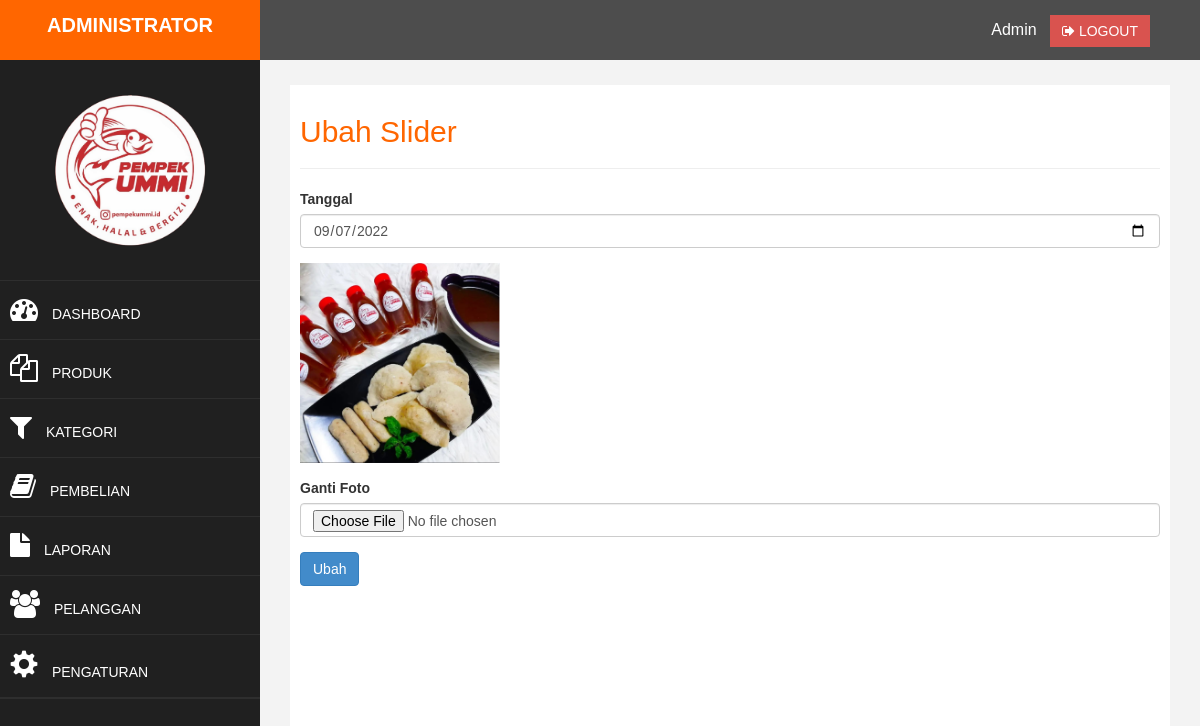
Screenshot of /admin/index.php?halaman=ubahslider&id=13 (signed in) with the database file from the repository.
### tables this page shows
CREATE TABLE `slider` (
  `id_slider` int(11) NOT NULL,
  `foto_slider` varchar(100) NOT NULL,
  `tanggal_slider` date NOT NULL
);

### admin/ubahslider.php (the view, shortened to what this page needs)
<h2>Ubah Slider</h2>
<hr>
<?php
$ambil=$koneksi->query("SELECT * FROM slider WHERE id_slider='$_GET[id]' ");
$pecah=$ambil->fetch_assoc();
?>
<form method="post" enctype="multipart/form-data">
	<div class="form-group">
		<label>Tanggal</label>
		<input type="date" class="form-control" name="tanggal" value="<?php echo $pecah['tanggal_slider']; ?>">
	</div>
	<div class="form-group">
		<img src="../foto_slider/<?php echo $pecah['foto_slider']; ?>" width="200">
	</div>
	<div class="form-group">
		<label>Ganti Foto</label>
		<input type="file" name="foto" class="form-control">
	</div>
	<button type="submit" class="btn btn-primary" name="ubah">Ubah</button>
</form>

### admin/assets/css/custom.css (style rules this page uses)
body { font-family: 'Josefin Sans', sans-serif; }
h2 { color: #ff6600; }

### rows the page displays
slider: tanggal "09/07/2022", foto_slider (picture)

### other values shown
$_SESSION["admin"]["nama_lengkap"] "Admin"
